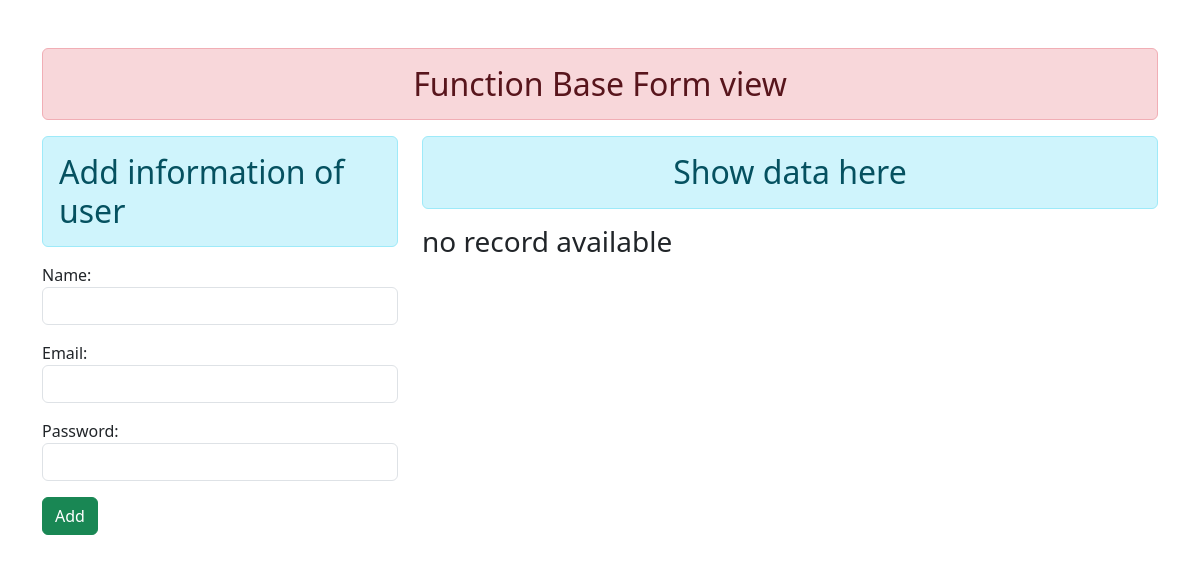
The app's page /, older data.
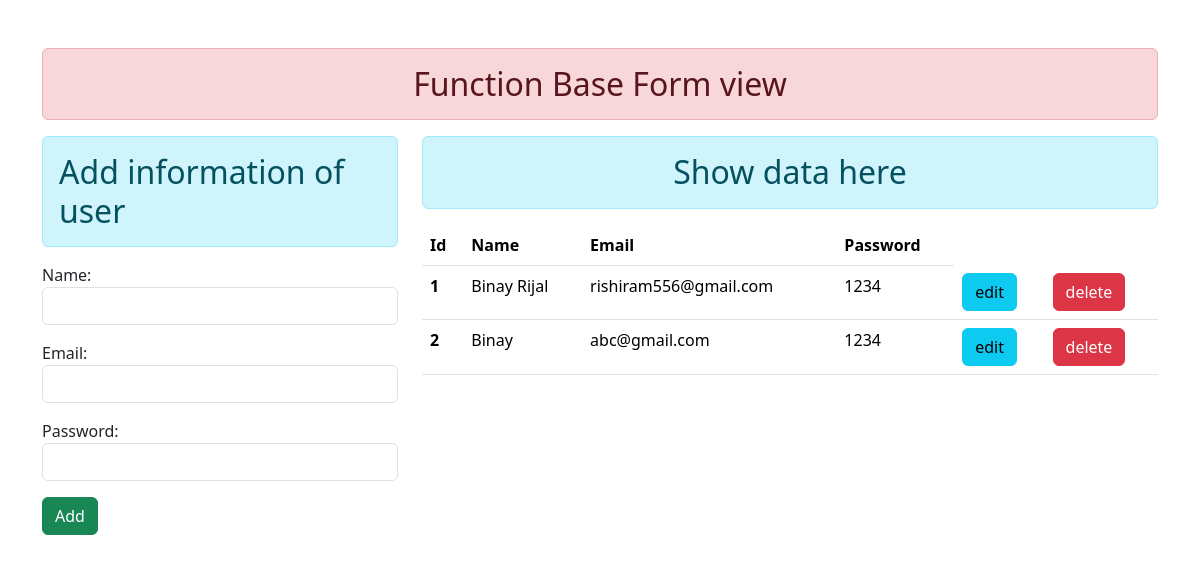
The same page, newer data.
### crudstart/models.py (models this page shows)
class User(models.Model):
    name=models.CharField(max_length=100)
    email=models.EmailField(max_length=30)
    password=models.CharField(max_length=50)

### crudstart/views.py (the view)
# urls.py: path('',views.addshow,name="addshow"),
def addshow(request):
    if request.method=="POST":
        fo=UserRegistration(request.POST)
        if fo.is_valid():
            fo.save()
            fo=UserRegistration()
    else:
        fo=UserRegistration()
    regr=User.objects.all()
    return render(request,'addandshow.html', {'fobj':fo,'regs':regr} )

### crudstart/form.py
class UserRegistration(forms.ModelForm):
    class Meta:
        model=User
        fields='__all__'
        widgets={
        'name': forms.TextInput( attrs= {'class':'form-control'}),
        'email': forms.TextInput(attrs= {'class':'form-control'}),
        'password': forms.PasswordInput(attrs= {'class':'form-control'}),
         }

### crudstart/templates/addandshow.html (shortened to what this page needs)
{%extends 'base.html'%}
{% block content %}
<div class="row">
    <div class="col-sm-4">
        <h2 class="text-align-center alert alert-info">Add information of user</h2>
        <form action="" method="POST">
        {{fobj.as_p}}
        <input type="submit" class="btn btn-success" value="Add">
        </form>
    </div>
    <div class="col-sm-8">
        <h2 class="text-center alert alert-info">Show data here</h2>
        {%if regs %}
        <table class="table table-hover">
            <thead>
                <tr>
                    <th class="col">Id</th>
                    <th class="col">Name</th>
                    <th class="col">Email</th>
                    <th class="col">Password</th>
                </tr>
            </thead>
            <tbody>
                {%for reg in regs%}
                <tr>
                    <th scope="row">{{reg.id}}</th>
                    <td>{{reg.name}}</td>
                    <td>{{reg.email}}</td>
                    <td>{{reg.password}}</td>
                    <td><input type="submit" name="submit" class="btn btn-info" value="edit"/></td>
                    <td>
                        <form action="{% url 'deletedata' reg.id %}" method="post" class="d-line">{%csrf_token%}
                          <input type="submit" name="submit" class="btn btn-danger" value="delete"/>
                        </form>
                    </td>
                </tr>
                {%endfor%}
            </tbody>
        </table>
        {% else %}
        <h3>no record available</h3>
        {% endif %}
    </div>
</div>
{%endblock content%}

Row changes from the older to the newer data that the page shows:
added User: id "1", name "Binay Rijal", email "rishiram556@gmail.com", password "1234"
added User: id "2", name "Binay", email "abc@gmail.com", password "1234"
Text that changed along with them:
text no longer shown: "no record available"
text now shown: "Id Name Email Password"
